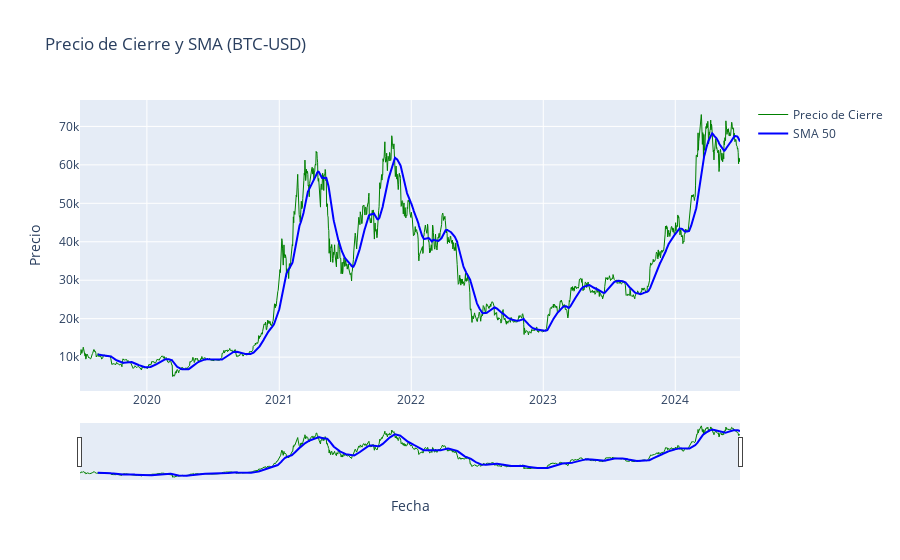

The cell this chart's notebook holds for it:
### Code cell
# Crear el gráfico interactivo con Plotly
fig = go.Figure()

# Añadir serie de precios de cierre
fig.add_trace(go.Scatter(x=data.index, y=data[nombre_columna_precio], 
                         mode='lines', name='Precio de Cierre', 
                         line=dict(color='green', width=1)))

# Añadir SMA de 50 períodos
fig.add_trace(go.Scatter(x=data.index, y=data[nombre_pd_ta], 
                         mode='lines', name='SMA '+str(periodo), 
                         line=dict(color='blue', width=2)))

# Personalizar el diseño del gráfico
fig.update_layout(title=f'Precio de Cierre y SMA ({ticker_symbol})',
                  xaxis_title='Fecha',
                  yaxis_title='Precio',
                  xaxis_rangeslider_visible=True)

# Mostrar el gráfico interactivo
fig.show()

### Figure 1 — Plotly figure (JSON) as saved in the notebook; plotly's stock layout.template omitted (floating-point values rounded to 4 significant figures; data arrays with more than 128 entries replaced by an {"elided": "..."} marker saying what was removed)
{"data": [{"line": {"color": "green", "width": 1}, "mode": "lines", "name": "Precio de Cierre", "type": "scatter", "x": {"elided": "1826 str values"}, "y": {"elided": "1826 float values"}}, {"line": {"color": "blue", "width": 2}, "mode": "lines", "name": "SMA 50", "type": "scatter", "x": {"elided": "1826 str values"}, "y": {"elided": "1826 float values"}}], "layout": {"title": {"text": "Precio de Cierre y SMA (BTC-USD)"}, "xaxis": {"rangeslider": {"visible": true}, "title": {"text": "Fecha"}}, "yaxis": {"title": {"text": "Precio"}}}}
